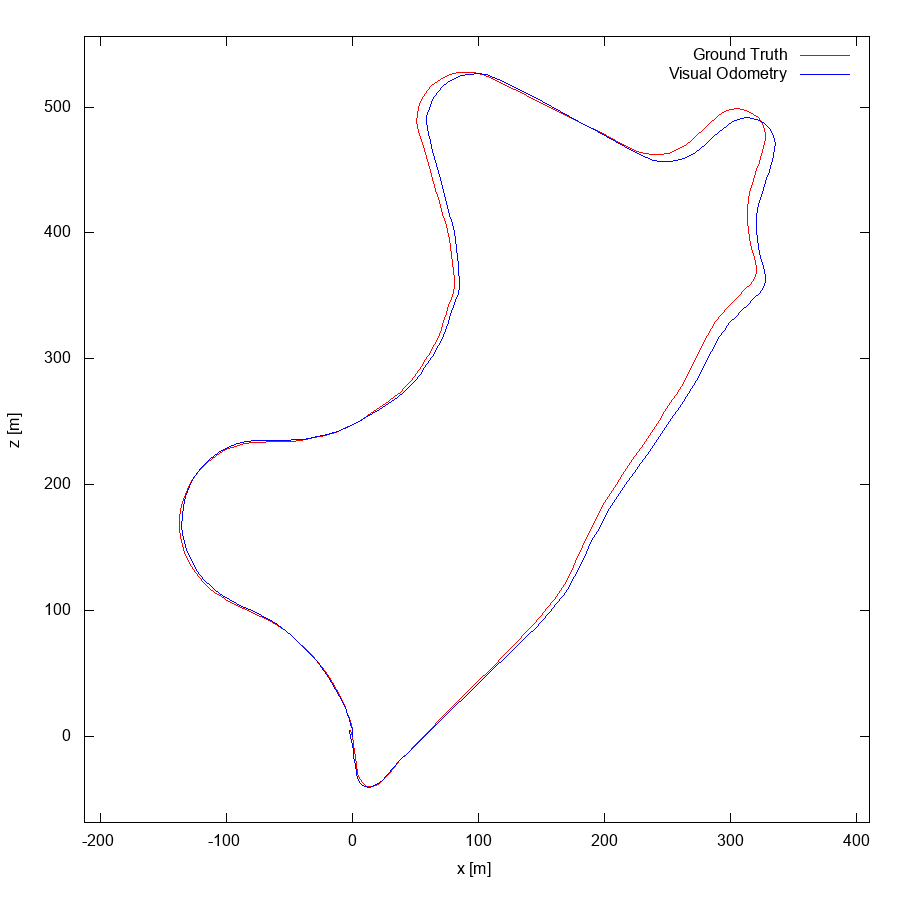

Write the gnuplot code that produced this figure.
set term postscript eps enhanced color
set output "00.eps"
set size ratio -1
set xrange [-213:410]
set yrange [-68:556]
set xlabel "x [m]"
set ylabel "z [m]"
plot "00.txt" using 1:2 lc rgb "#FF0000" title 'Ground Truth' w lines,"00.txt" using 3:4 lc rgb "#0000FF" title 'Visual Odometry' w lines,"< head -1 00.txt" using 1:2 lc rgb "#000000" pt 4 ps 1 lw 2 title 'Sequence Start' w points
